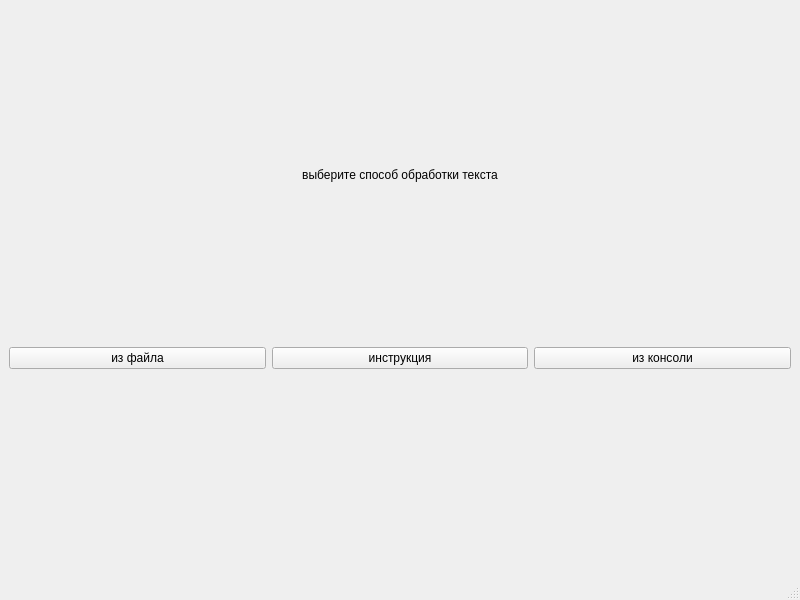
<?xml version="1.0" encoding="UTF-8"?>
<ui version="4.0">
 <class>MainWindow</class>
 <widget class="QMainWindow" name="MainWindow">
  <property name="geometry">
   <rect>
    <x>0</x>
    <y>0</y>
    <width>800</width>
    <height>600</height>
   </rect>
  </property>
  <property name="windowTitle">
   <string>MainWindow</string>
  </property>
  <widget class="QWidget" name="centralwidget">
   <layout class="QVBoxLayout" name="verticalLayout">
    <item>
     <widget class="QLabel" name="label_start">
      <property name="text">
       <string>выберите способ обработки текста</string>
      </property>
      <property name="alignment">
       <set>Qt::AlignmentFlag::AlignCenter</set>
      </property>
     </widget>
    </item>
    <item>
     <layout class="QHBoxLayout" name="horizontalLayout">
      <item>
       <widget class="QPushButton" name="fileInputButton">
        <property name="text">
         <string>из файла</string>
        </property>
       </widget>
      </item>
      <item>
       <widget class="QPushButton" name="instructionButton">
        <property name="text">
         <string>инструкция</string>
        </property>
       </widget>
      </item>
      <item>
       <widget class="QPushButton" name="textInputButton">
        <property name="text">
         <string>из консоли</string>
        </property>
       </widget>
      </item>
     </layout>
    </item>
    <item>
     <spacer name="verticalSpacer">
      <property name="orientation">
       <enum>Qt::Orientation::Vertical</enum>
      </property>
      <property name="sizeType">
       <enum>QSizePolicy::Policy::Fixed</enum>
      </property>
      <property name="sizeHint" stdset="0">
       <size>
        <width>20</width>
        <height>200</height>
       </size>
      </property>
     </spacer>
    </item>
   </layout>
  </widget>
  <widget class="QStatusBar" name="statusbar"/>
 </widget>
 <resources/>
 <connections/>
</ui>
